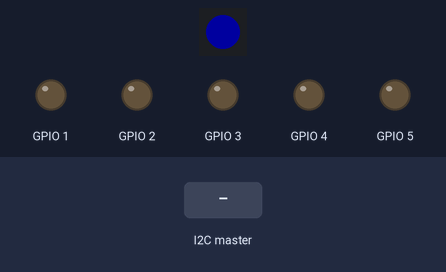
A sketch run on a simulated ESP32-S3. Parts: 1 RGB LEDs in strip order, left to right, output pins drawn as LEDs (lit = HIGH). Inputs (shaded band) come from the test bench. Dim RGB values are drawn brighter than linear; the strip is taken to match the declared colour order; what the sketch prints to the serial monitor is not drawn.

Above: at 0.1 s.
At 2.2 s:
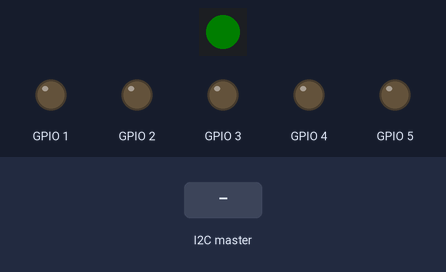
2.3 s: the I2C master sends the byte 1
3.8 s: the I2C master sends the byte 0
Timing chart, 0 to 6.8 s (numbered marks = the images above; inputs shaded):
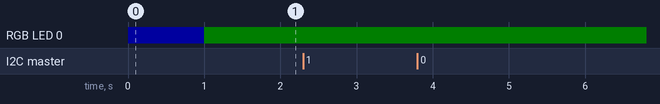

The sketch:

StepMotorsDualI2C.ino
```cpp
#include "stepMotor.h"
#include <Wire.h>
#include <Adafruit_NeoPixel.h>

MotorX motorA = MotorX(5, 4, 1);
MotorX motorB = MotorX(3, 2, 1);

// MotorSync robot = MotorSync(5, 4, 3, 2, 1);  // pins Esp32 S3 Mini
TaskHandle_t Task0;
TaskHandle_t Task1;

Adafruit_NeoPixel rgb(1, 21, NEO_RGB + NEO_KHZ800);  // ESP32 S3 Mini Waveshare onboard RGB LED

volatile uint8_t command = 0;
volatile int16_t value = 0;
enum motorDCommand { NONE_X, GO_A, STOP_A, SPEED_A, ACCEL_A, DECEL_A, TARGET_A, COAST_A, BRAKE_A, GO_B, STOP_B, SPEED_B, ACCEL_B, DECEL_B, TARGET_B, COAST_B, BRAKE_B };  // do not change !

#define I2C_ADDRESS 5

void core1(void* pvParameters) {  // motor control
  for (;;) {  // infinite loop
    while(!motorA.isRunning && !motorB.isRunning) delay(1); // wait until any motor is activated by main program
    // while(motorA.isRunning || motorB.isRunning) {
      if(motorA.isRunning) motorA.goloop();
      if(motorB.isRunning) motorB.goloop();
    // }
  }
}

void setup() {
  Serial.begin(115200);
  rgb.begin(); // initialize NeoPixel object
  rgb.setPixelColor(0, rgb.Color(0, 0, 32));  // blue
  rgb.show();   // send the updated pixel colors to the hardware
  xTaskCreatePinnedToCore(core0, "Task0", 10000, NULL,  1, &Task0, 0);  // task on core 0
  xTaskCreatePinnedToCore(core1, "Task1", 10000, NULL, 10, &Task1, 1);  // task on core 1
  Wire.begin(I2C_ADDRESS);  // join i2c bus with address
  Wire.onReceive(receiveEvent); // register event
  Wire.onRequest(requestEvent); // register event
  delay(1000);
  rgb.setPixelColor(0, rgb.Color(0, 4, 0));  // green
  rgb.show();   // send the updated pixel colors to the hardware
}

void requestEvent() {
  int16_t value = 0;
  if (motorA.isRunning) value += 1;
  if (motorB.isRunning) value += 2;
  Wire.write(lowByte(value)); // respond with message as expected by master
  Wire.write(highByte(value)); // 2nd byte
  Wire.endTransmission();
}

void receiveEvent(int howMany) {
  uint8_t lo, hi;
  rgb.setPixelColor(0, rgb.Color(255, 0, 0));  // red
  rgb.show();   // send the updated pixel colors to the hardware
  command = Wire.read();
  lo = Wire.read();
  hi = Wire.read();
  value = ((0x0000 | hi) << 8) | (0x0000 | lo);
  switch (command) {
    case SPEED_A:    motorA.setSpeed(value);    break;
    case ACCEL_A:    motorA.setAccel(value);    break;
    case DECEL_A:    motorA.setDecel(value);    break;
    case TARGET_A:   motorA.setTarget(value);   break;
    case GO_A:       motorA.start();            break;
    case STOP_A:     motorA.stop();             break;
    case COAST_A:    motorA.coast();            break;
    case BRAKE_A:    motorA.brake();            break;
    case SPEED_B:    motorB.setSpeed(value);    break;
    case ACCEL_B:    motorB.setAccel(value);    break;
    case DECEL_B:    motorB.setDecel(value);    break;
    case TARGET_B:   motorB.setTarget(value);   break;
    case GO_B:       motorB.start();            break;
    case STOP_B:     motorB.stop();             break;
    case COAST_B:    motorB.coast();            break;
    case BRAKE_B:    motorB.brake();            break;
    default: Serial.println("unknown ");     break;
  }
  delay(1);
  rgb.setPixelColor(0, rgb.Color(0, 4, 0));  // green
  rgb.show();   // send the updated pixel colors to the hardware
// Serial.println(xPortGetCoreID());}  // = 0
}

void loop() { /* empty */ }

void core0(void* pvParameters) {  // I2C communication
  for (;;) {         // infinite loop
    delay(1000);
  }
}
```

stepMotor.cpp
```cpp
#include "stepMotor.h"

MotorX::MotorX(const uint8_t pin_step, const uint8_t pin_dir, const uint8_t pin_en) {
  // initialisation
  PIN_STEP = pin_step;
  PIN_DIR  = pin_dir;
  PIN_EN   = pin_en;
  pinMode(PIN_STEP, OUTPUT);
  digitalWrite(PIN_STEP, LOW);
  pinMode(PIN_DIR, OUTPUT);
  pinMode(PIN_EN, OUTPUT);
  digitalWrite(PIN_EN, HIGH);  // disabled
  stop();
}

void MotorX::sendStep(const uint8_t pin) {
  digitalWrite(pin, HIGH);
  delayMicroseconds(4);  // pulse width
  digitalWrite(pin, LOW);
}

void MotorX::setDirection() {
  digitalWrite(PIN_DIR, direction);
}

void MotorX::setAccel(const uint32_t _accel) {  // in steps/s^2
  accel =  constrain(_accel, 1, 10000);
}

void MotorX::setDecel(const uint32_t _decel) {  // in steps/s^2
  decel =  constrain(_decel, 1, 10000);
}

void MotorX::setTarget(const int32_t _s_target) {
  s_target = _s_target;
}

void MotorX::setSpeed(const int32_t _v_given) {
  v_given =  _v_given;
}

void MotorX::start() {
  s_real = 0;
  s_given_long = 0UL;
  v_act = 0;
  count = 0;
  direction = (s_target * v_given > 0);
  setDirection();
  target = abs(s_target);
  v_max = (int32_t)sqrt(2.0 * target * accel * decel / (accel + decel));
  if (v_max > abs(v_given)) v_max = abs(v_given);

  //debugMonitor(target);
  //debugMonitor(accel, decel);

  digitalWrite(PIN_EN, LOW);  // enable motors
  t0 = micros();
  t1 = 0;
  isRunning = true;
}

void MotorX::goloop() {
  if(!isRunning) return;
  delayMicroseconds(400);  // additional loop time
  t2 = micros() - t0;
  td = (int32_t)(t2 - t1);
  //calculation of velocities:
  s_decel = 1 + v_act * v_act / decel / 2;  // estimated steps to stop
  br_phase = br_phase || ((target - s_real) < s_decel);
  if (br_phase) {  // braking phase
    v_act = (int32_t) sqrt(2.0 * decel * (target - s_real));
    v_act = max(v_act, VSTOP);
  }
  else if ((t2 / 1000) < (1050 * v_max / accel)) v_act = t2 / 10 * accel / 100000;  // acceleration phase (avoid overflow!)
  else v_act = v_max;  // linear phase
  v_act = min(v_act, v_max);  // for all phases
  s_given_long += abs(v_act) * td;
  s_given = (int32_t)(s_given_long / 1000000);
  // debugMonitor(t2, v_act, s_given, s_real);
  if (s_real < s_given) {
    sendStep(PIN_STEP);
    s_real++;
  }
  t1 = t2;
  count++;
  if(s_real >= target) isRunning = false;  // finish loop
}

void MotorX::stop() {
  isRunning = false;
}

void MotorX::coast() {
  stop();
  digitalWrite(PIN_EN, HIGH);  // motors disabled
}

void MotorX::brake() {
  stop();
  digitalWrite(PIN_EN, LOW);  // motors enabled
}

// void MotorX::debugMonitor(int32_t value1, int32_t value2 = 0, int32_t value3 = 0, int32_t value4 = 0) {
  // Serial.print("Debug ");
  // Serial.print(value1);
  // Serial.print(" : ");
  // Serial.print(value2);
  // Serial.print(" : ");
  // Serial.print(value3);
  // Serial.print(" : ");
  // Serial.println(value4);
// }

// void MotorX::debugMonitor(int32_t value1, int32_t value2 = 0, int32_t value3 = 0) {
  // Serial.print("Debug ");
  // Serial.print(value1);
  // Serial.print(" : ");
  // Serial.print(value2);
  // Serial.print(" : ");
  // Serial.println(value3);
// }

// void MotorX::debugMonitor(int32_t value1, int32_t value2) {
  // Serial.print("Debug ");
  // Serial.print(value1);
  // Serial.print(" : ");
  // Serial.println(value2);
// }

// void MotorX::debugMonitor(int32_t value1) {
  // Serial.print("Debug ");
  // Serial.println(value1);
// }
```

stepMotor.h
```cpp
#ifndef STEPMOTOR_H
#define STEPMOTOR_H

#include <Arduino.h>

static inline int32_t sgn(int32_t val) {
  if (val < 0) return -1;
  if (val==0) return 0;
  return 1;
}

class MotorX {
public:
  MotorX(const uint8_t pin_step, const uint8_t pin_dir, const uint8_t pin_en);  // constructor
private:
  volatile uint8_t PIN_STEP;
  volatile uint8_t PIN_DIR;
  volatile uint8_t PIN_EN;
  const int32_t VSTOP = 30;
  const bool FORWARD = true;
  const bool BACKWARD = false;
  volatile int32_t s_target, v_given;
  volatile int32_t accel = 2000, decel = 2000;  // steps/s^2
  volatile int32_t v_actual;
  volatile bool direction;
  unsigned long t0, t1, t2;  // microseconds
  int32_t td;  // loop time in microseconds
  int32_t count;
  int32_t target; // steps
  int32_t s_given;  // steps
  uint64_t s_given_long;
  int32_t s_decel;  // steps to brake
  int32_t v_max, v_act;
  bool br_phase = false;  // is not in braking phase
  void setDirection();
  void sendStep(const uint8_t pin);
public:
  volatile bool isRunning = false;
  volatile int32_t s_real;  // steps sent to motors
  void setSpeed(const int32_t _v_given);
  void setAccel(const uint32_t _accel);
  void setDecel(const uint32_t _decel);
  void setTarget(const int32_t _s_target);
  void stop();
  void coast();
  void brake();
  void start();
  void goloop();
  // void debugMonitor(int32_t value1, int32_t value2, int32_t value3, int32_t value4);
  // void debugMonitor(int32_t value1, int32_t value2, int32_t value3);
  // void debugMonitor(int32_t value1, int32_t value2);
  // void debugMonitor(int32_t value1);
};

#endif
```

Measured:
- after the input at 3.8 s, every drawn part: stays the same
